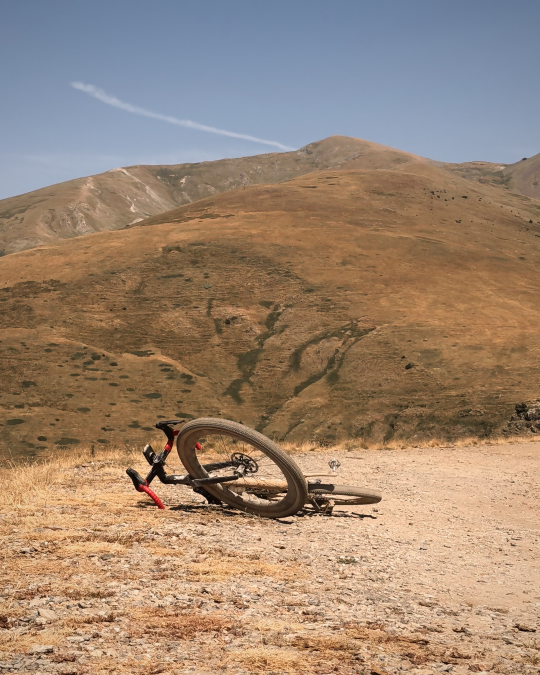
#> input picture 2026-11-22_day3/IMG_7509_4x5.jpg, 1080 x 1350 px (shown at 1/2 size)
$ python baja_photo.py ../2026-11-22_day3/IMG_7509_4x5.jpg out.png
#> lines starting #> are read from the running program, lines starting #| are printed output that depends on the picture
### kit/desert_grade.py
#!/usr/bin/env python3
""""Terracotta" grade – the Baja Divide look.

Red-leaning warmth (not yellow), clean blacks, soft highlight roll-off with a rose tint,
calm yellows, olive greens, dusty-blue skies, rich terracotta/red, light vignette, optional grain (off).

Usage: desert_grade.py IN OUT [--strength 1.0]
Library: apply_grade(PIL.Image, strength=1.0) -> PIL.Image
"""
import sys, numpy as np, cv2
from PIL import Image

def _curve(x, pts):
    xs, ys = zip(*pts)
    return np.interp(x, xs, ys)

def apply_grade(img, strength=1.0, grain=False, vignette=True, seed=7):
    src = np.asarray(img.convert("RGB"), dtype=np.float32) / 255.0
    # 0) clean up sensor colour noise (blur only the chroma channels, keeps detail)
    ycc = cv2.cvtColor(src, cv2.COLOR_RGB2YCrCb)
    sig = max(1.0, src.shape[1] / 900)
    ycc[..., 1] = cv2.GaussianBlur(ycc[..., 1], (0, 0), sig)
    ycc[..., 2] = cv2.GaussianBlur(ycc[..., 2], (0, 0), sig)
    # light luma denoise only in flat areas (skies, walls), edges stay sharp
    Y = ycc[..., 0]; Yb = cv2.bilateralFilter(Y, 0, 0.04, sig * 2)
    ycc[..., 0] = Yb
    src = np.clip(cv2.cvtColor(ycc, cv2.COLOR_YCrCb2RGB), 0, 1)
    a = src.copy()

    # 1) warm white balance
    a *= np.array([1.07, 0.985, 0.94], np.float32)  # red-leaning warmth, not yellow
    a = np.clip(a, 0, 1)

    # 2) tone: matte blacks, gentle S in the mids, soft highlight roll-off
    tone = [(0, 0.025), (0.12, 0.115), (0.35, 0.34), (0.5, 0.51), (0.7, 0.72), (0.88, 0.885), (1, 0.975)]
    a = _curve(a, tone)

    # 3) split tone: brown shadows, golden highlights
    L = (a[..., 0] * 0.2126 + a[..., 1] * 0.7152 + a[..., 2] * 0.0722)[..., None]
    sh = np.clip(1 - L / 0.45, 0, 1) ** 1.5
    hi = np.clip((L - 0.55) / 0.45, 0, 1) ** 1.2
    a += sh * np.array([0.028, 0.000, -0.008], np.float32)
    a += hi * np.array([0.022, 0.004, -0.010], np.float32)
    a = np.clip(a, 0, 1)

    # 4) colour: hue/sat/lum per band (HLS, H in degrees)
    hls = cv2.cvtColor(a.astype(np.float32), cv2.COLOR_RGB2HLS)
    H, Lh, S = hls[..., 0], hls[..., 1], hls[..., 2]
    bands = [  # centre, width, hue shift (deg), sat factor, lum shift
        (5, 30, 0, 1.12, 0.00),      # reds: richer
        (28, 22, -5, 1.10, 0.00),    # oranges / skin / sand -> towards terracotta
        (55, 25, -14, 0.78, -0.01),  # yellows -> orange-red, much calmer
        (110, 45, -25, 0.68, -0.02), # greens -> olive, muted
        (185, 30, +10, 0.70, -0.02), # aqua/cyan -> muted
        (220, 35, -2, 0.75, -0.03),  # blues / sky -> dusty, a bit darker
    ]
    dH = np.zeros_like(H); fS = np.ones_like(S); dL = np.zeros_like(Lh)
    for c, w, hs, sf, ls in bands:
        d = np.abs(((H - c + 180) % 360) - 180)
        wt = np.clip(1 - d / w, 0, 1) ** 1.2 * np.clip(S * 3, 0, 1)  # ignore near-greys
        dH += wt * hs; fS *= 1 + wt * (sf - 1); dL += wt * ls
    H = (H + dH) % 360
    S = np.clip(S * fS * 0.97, 0, 1)
    Lh = np.clip(Lh + dL, 0, 1)
    a = cv2.cvtColor(np.dstack([H, Lh, S]).astype(np.float32), cv2.COLOR_HLS2RGB)

    # 5) soft vignette
    if vignette:
        h, w = a.shape[:2]
        yy, xx = np.mgrid[0:h, 0:w].astype(np.float32)
        r = np.sqrt(((xx - w / 2) / (w / 2)) ** 2 + ((yy - h / 2) / (h / 2)) ** 2) / np.sqrt(2)
        a *= (1 - 0.12 * np.clip((r - 0.45) / 0.55, 0, 1) ** 1.6)[..., None]

    # blend with original by strength
    a = src + (a - src) * strength

    # 6) optional film grain (off by default: shows as noise in skies after Instagram compression)
    if grain:
        rng = np.random.default_rng(seed)
        h, w = a.shape[:2]
        n = rng.normal(0, 1, (h, w)).astype(np.float32)
        n = cv2.GaussianBlur(n, (0, 0), max(0.6, w / 2400))
        n = n / (n.std() + 1e-6) * 0.012 * strength
        a += n[..., None]

    return Image.fromarray((np.clip(a, 0, 1) * 255 + 0.5).astype(np.uint8))

# [9 lines that do not run on import are left out]

### kit/baja_photo.py
#!/usr/bin/env python3
"""Photo -> 4:5 crop -> Terracotta grade (1080x1350 JPEG) for the Instagram feed.
Usage: baja_photo.py IN OUT.jpg [--grade 1.0] [--focus 0.5] [--hfocus 0.5] [--width 1080]"""
import argparse, os, sys
from PIL import Image, ImageOps
sys.path.insert(0, os.path.dirname(os.path.abspath(__file__)))
try:
    import pillow_heif; pillow_heif.register_heif_opener()
#> (this line was passed over: pillow_heif is not available in this run)
except ImportError:
    pass
ap = argparse.ArgumentParser(); ap.add_argument("inp"); ap.add_argument("out")
ap.add_argument("--focus", type=float, default=0.5); ap.add_argument("--hfocus", type=float, default=0.5)
ap.add_argument("--width", type=int, default=1080)
ap.add_argument("--grade", type=float, default=1.0, help="Terracotta grade strength 0..1 (0 = off)")
a = ap.parse_args()
im = ImageOps.exif_transpose(Image.open(a.inp)).convert("RGB")
#> im is the input picture: PIL image 1080x1350 RGB; mean R, G, B 156.2, 133.6, 114.7
r = 4 / 5
if im.width / im.height > r:
    nw = round(im.height * r); x0 = round((im.width - nw) * a.hfocus); im = im.crop((x0, 0, x0 + nw, im.height))
else:
    nh = round(im.width / r); y0 = round((im.height - nh) * a.focus); im = im.crop((0, y0, im.width, y0 + nh))
#> after `nh = round(im.width / r)`: nh = 1350
#> after `y0 = round((im.height - nh) * a.focus)`: y0 = 0
im = im.resize((a.width, round(a.width * 5 / 4)), Image.LANCZOS)  # grade at output size (grain scale)
if a.grade > 0:
    from desert_grade import apply_grade; im = apply_grade(im, a.grade)
#> in apply_grade, `ycc = cv2.cvtColor(src, cv2.COLOR_RGB2YCrCb)`: ycc: shape (1350, 1080, 3) float32; mean of channels 0, 1, 2 0.542, 0.549, 0.448
#> in apply_grade, `ycc[..., 1] = cv2.GaussianBlur(ycc[..., 1], (0, 0), sig)`: ycc: shape (1350, 1080, 3) float32; mean of channels 0, 1, 2 0.542, 0.549, 0.448
#> in apply_grade, `ycc[..., 2] = cv2.GaussianBlur(ycc[..., 2], (0, 0), sig)`: ycc: shape (1350, 1080, 3) float32; mean of channels 0, 1, 2 0.542, 0.549, 0.449
#> in apply_grade, `ycc[..., 0] = Yb`: ycc: shape (1350, 1080, 3) float32; mean of channels 0, 1, 2 0.542, 0.549, 0.449
#> in apply_grade, `src = np.clip(cv2.cvtColor(ycc, cv2.COLOR_YCrCb2RGB), 0, 1)`: src: shape (1350, 1080, 3) float32; mean of channels 0, 1, 2 0.613, 0.524, 0.45
#> in apply_grade, `a *= np.array([1.07, 0.985, 0.94], np.float32)`: a: shape (1350, 1080, 3) float32; mean of channels 0, 1, 2 0.656, 0.516, 0.423
#> in apply_grade, `a = np.clip(a, 0, 1)`: a: shape (1350, 1080, 3) float32; mean of channels 0, 1, 2 0.654, 0.516, 0.423
#> in apply_grade, `a += sh * np.array([0.028, 0.000, -0.008], np.float32)`: a: shape (1350, 1080, 3) float64; mean of channels 0, 1, 2 0.662, 0.523, 0.426
#> in apply_grade, `a += hi * np.array([0.022, 0.004, -0.010], np.float32)`: a: shape (1350, 1080, 3) float64; mean of channels 0, 1, 2 0.664, 0.524, 0.425
#> in apply_grade, `hls = cv2.cvtColor(a.astype(np.float32), cv2.COLOR_RGB2HLS)`: hls: shape (1350, 1080, 3) float32; mean of channels 0, 1, 2 73.7, 0.5, 0.4
#> in apply_grade, `H, Lh, S = hls[..., 0], hls[..., 1], hls[..., 2]`:
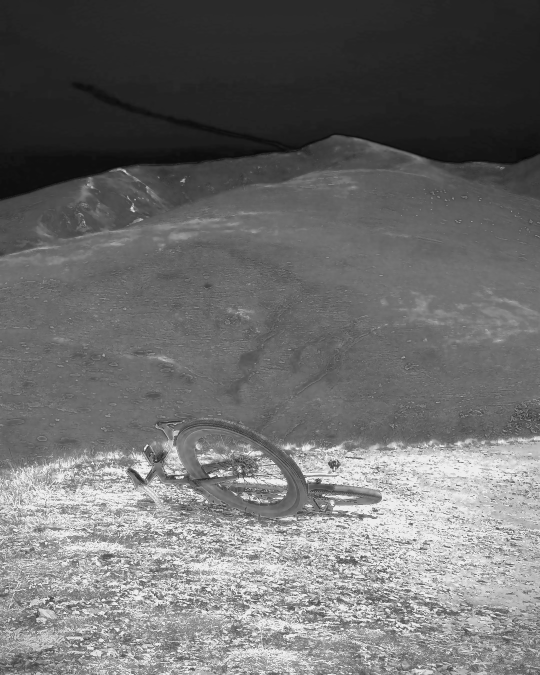
#> S: shape (1350, 1080) float32 (shown at 1/2 size); min 0.0224, max 0.944, mean 0.43
#> the loop in apply_grade, `for c, w, hs, sf, ls in bands:` made 6 passes
#> pass 1, in apply_grade, `d = np.abs(((H - c + 180) % 360) - 180)`:
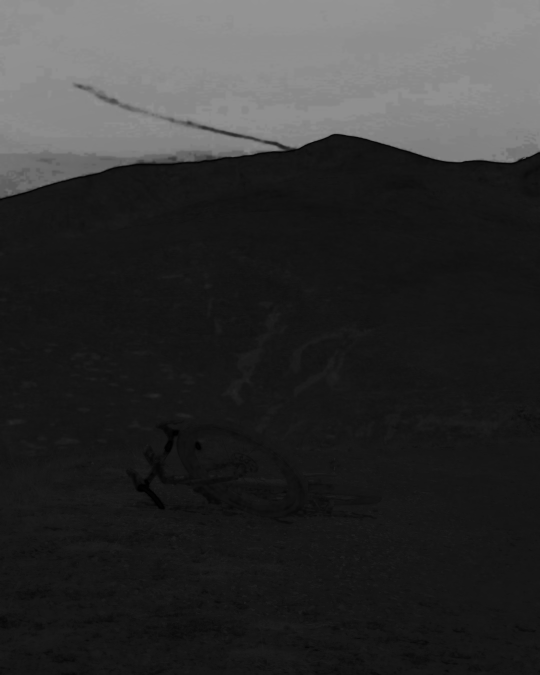
#> d: shape (1350, 1080) float32 (shown at 1/2 size); min 0.00435, max 149, mean 49.1
#> pass 1, in apply_grade, `wt = np.clip(1 - d / w, 0, 1) ** 1.2 * np.clip(S * 3, 0, 1)`:
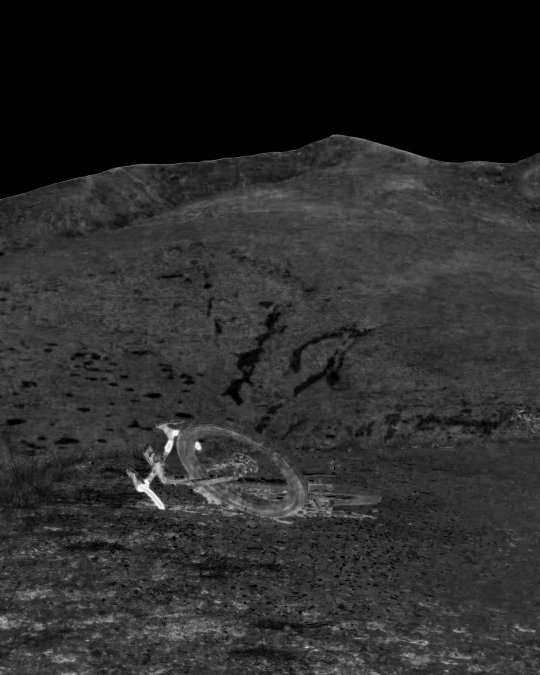
#> wt: shape (1350, 1080) float32 (shown at 1/2 size); min 0, max 1, mean 0.168
#> after the loop in apply_grade, `for c, w, hs, sf, ls in bands:`:
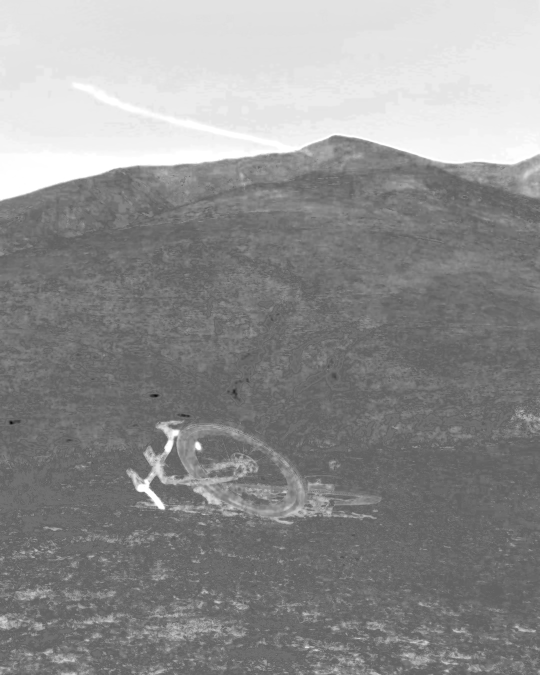
#> dH: shape (1350, 1080) float32 (shown at 1/2 size); min -8.07, max 0, mean -3.51; drawn with min black and max white
#> after the loop in apply_grade, `for c, w, hs, sf, ls in bands:`:
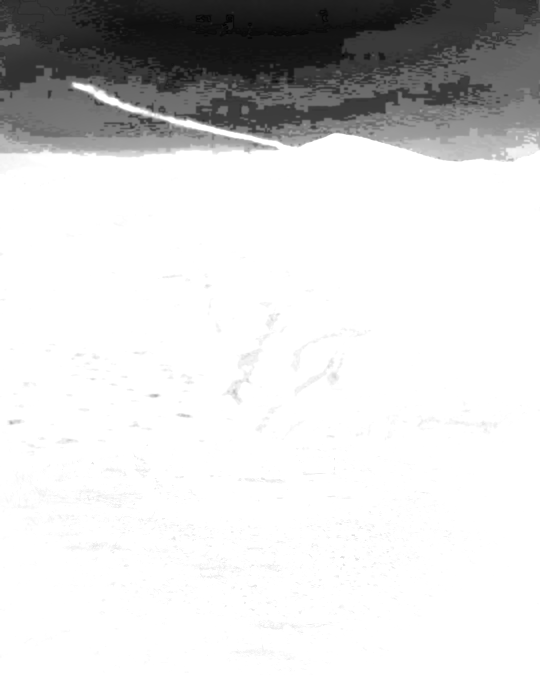
#> dL: shape (1350, 1080) float32 (shown at 1/2 size); min -0.0154, max 0, mean -0.00235; drawn with min black and max white
#> after the loop in apply_grade, `for c, w, hs, sf, ls in bands:`:
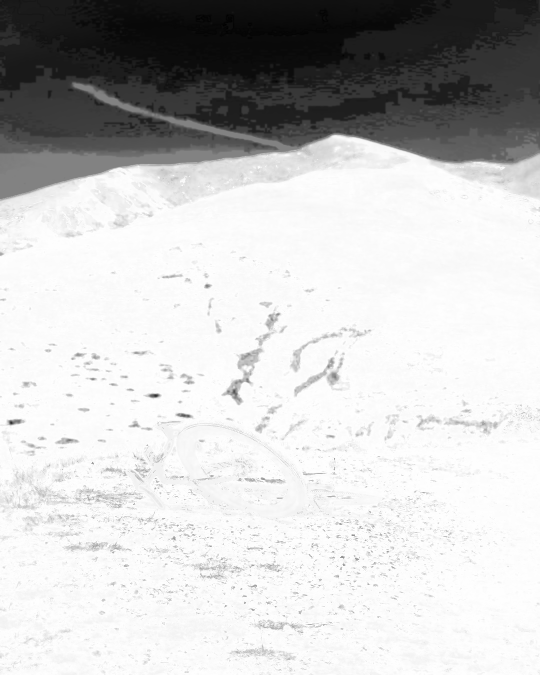
#> fS: shape (1350, 1080) float32 (shown at 1/2 size); min 0.872, max 1.12, mean 1.07; drawn with min black and max white
#> in apply_grade, `a = cv2.cvtColor(np.dstack([H, Lh, S]).astype(np.float32), cv2.COLOR_H..`:
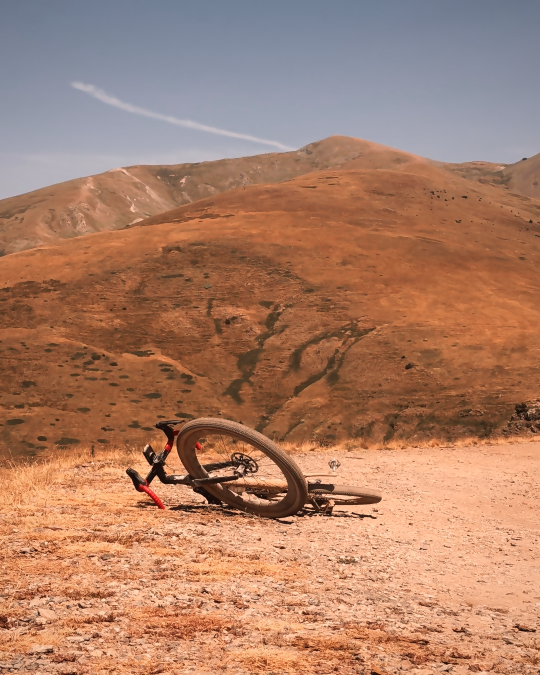
#> a: shape (1350, 1080, 3) float32 (shown at 1/2 size); mean R, G, B 0.675, 0.499, 0.41
#> in apply_grade, `a = src + (a - src) * strength`: a: shape (1350, 1080, 3) float32; mean of channels 0, 1, 2 0.661, 0.489, 0.401
im.save(a.out, quality=93, subsampling=0)
print("saved", a.out)

$ run again, on 2026-11-22_day3/IMG_7644_4x5.jpg
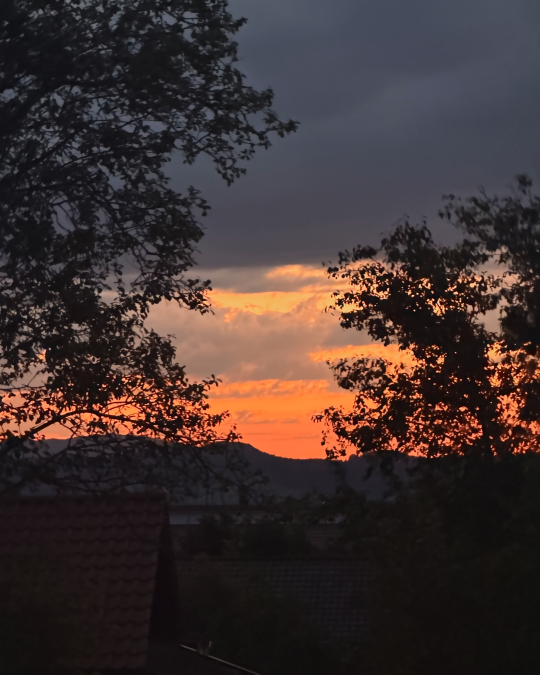
#> input picture 2026-11-22_day3/IMG_7644_4x5.jpg, 1080 x 1350 px (shown at 1/2 size)
#> im is the input picture: PIL image 1080x1350 RGB; mean R, G, B 64, 50.3, 48.5
#> src: shape (1350, 1080, 3) float32; mean of channels 0, 1, 2 0.251, 0.197, 0.19
#> hls: shape (1350, 1080, 3) float32; mean of channels 0, 1, 2 136.9, 0.2, 0.3
#> after the loop in apply_grade, `for c, w, hs, sf, ls in bands:`:
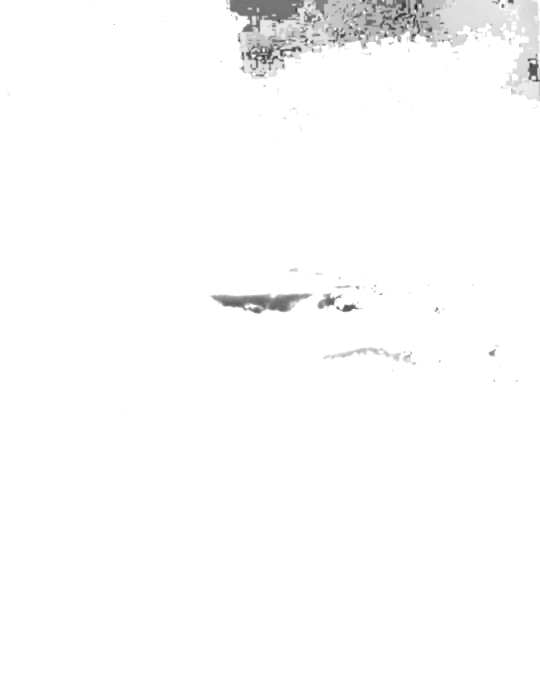
#> dL: shape (1350, 1080) float32 (shown at 1/2 size); min -0.00304, max 0, mean -4.13e-05; drawn with min black and max white
#> after the loop in apply_grade, `for c, w, hs, sf, ls in bands:`:
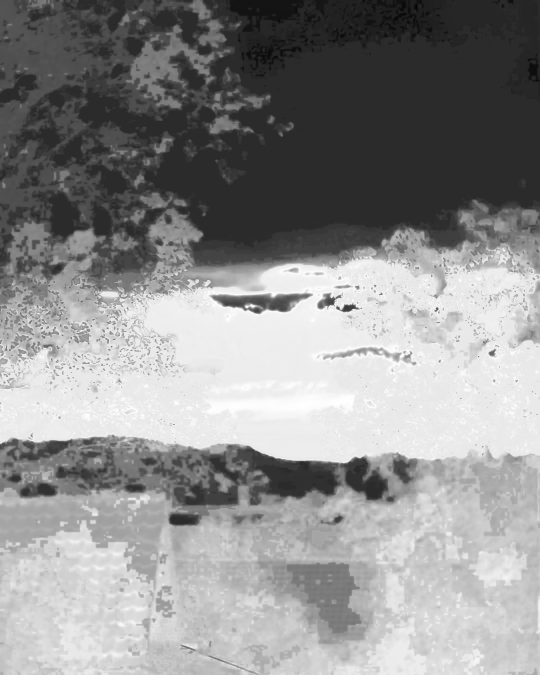
#> fS: shape (1350, 1080) float32 (shown at 1/2 size); min 0.975, max 1.12, mean 1.06; drawn with min black and max white

$ run again, on 2026-11-22_day3/IMG_7793_4x5.jpg
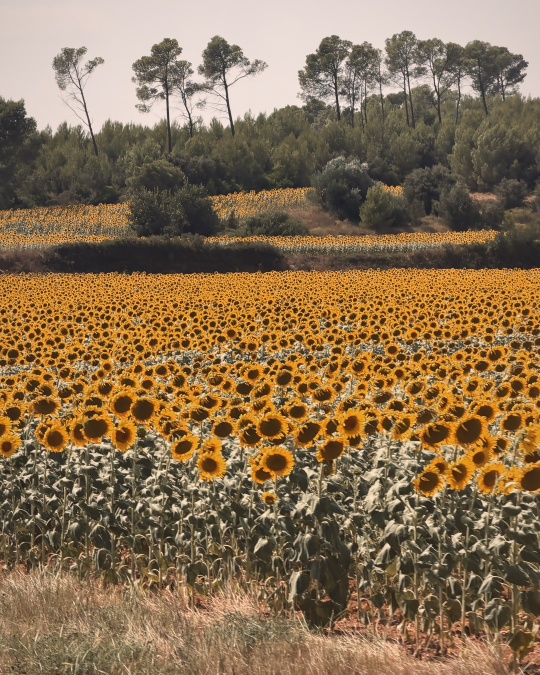
#> input picture 2026-11-22_day3/IMG_7793_4x5.jpg, 1080 x 1350 px (shown at 1/2 size)
#> im is the input picture: PIL image 1080x1350 RGB; mean R, G, B 137.2, 112.5, 81.8
#> src: shape (1350, 1080, 3) float32; mean of channels 0, 1, 2 0.537, 0.441, 0.321
#> hls: shape (1350, 1080, 3) float32; mean of channels 0, 1, 2 30.3, 0.4, 0.5
#> after the loop in apply_grade, `for c, w, hs, sf, ls in bands:`:
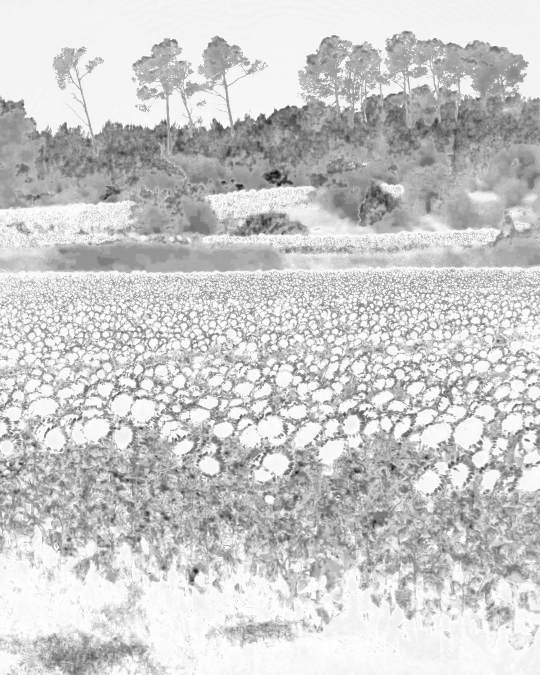
#> fS: shape (1350, 1080) float32 (shown at 1/2 size); min 0.909, max 1.12, mean 1.08; drawn with min black and max white
#> in apply_grade, `a *= (1 - 0.12 * np.clip((r - 0.45) / 0.55, 0, 1) ** 1.6)[..., None]`:
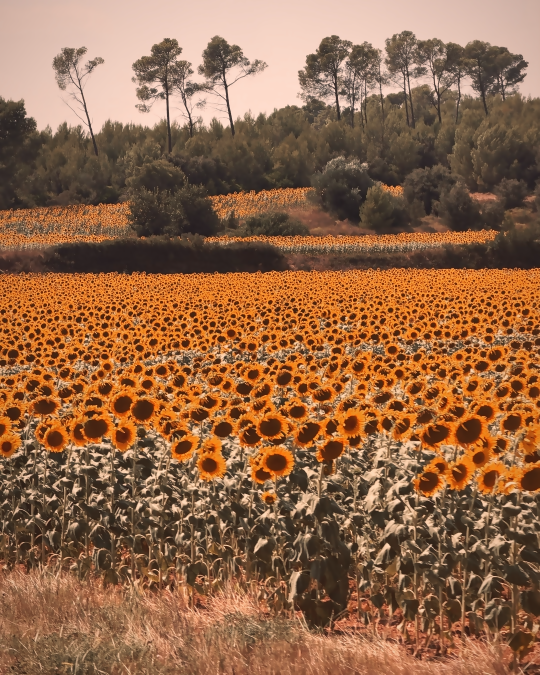
#> a: shape (1350, 1080, 3) float32 (shown at 1/2 size); mean R, G, B 0.575, 0.405, 0.284
